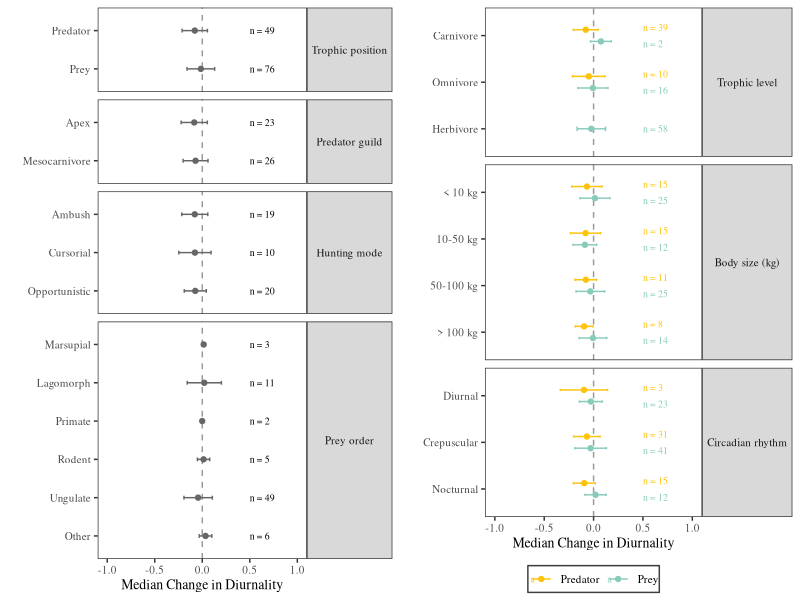

This figure's R source:
## ---- chunk 1
knitr::opts_chunk$set(echo = FALSE, message = FALSE, warning = FALSE)
## ---- chunk 2
library(tidyverse) #for manipulating data
library(here) #for setting reproducible working directory
library(cowplot) #for combining plot panels
## ---- chunk 3
# Import data
data_predator <- read_csv(here("data", "VanScoyoc_et_al_data.csv"), trim_ws = TRUE) %>% 
                 mutate(ID = paste0(reference, predator_common), #add unique ID
                        trophic_position = "Predator",
                        diurnal_shift = pr_high_D_AR - pr_low_D_AR) %>% #calculate activity shift
                 dplyr::select(ID, reference, trophic_position, diurnal_shift,
                               predator_guild,predator_hunting_mode,
                               trophic_level = predator_trophic_level, 
                               body_mass = predator_mass_category,
                               circadian_rhythm = predator_circadian_rhythm) %>% 
                 unique() #remove duplicate predators

data_prey <- read_csv(here("data", "VanScoyoc_et_al_data.csv"), trim_ws = TRUE) %>% 
                 mutate(ID = paste0(reference, prey_common), #add unique ID
                        trophic_position = "Prey",
                        diurnal_shift = py_high_D_AR - py_low_D_AR) %>% #calculate activity shift
                 dplyr::select(ID, reference, trophic_position, diurnal_shift,
                               prey_order, body_mass = prey_mass_category, 
                               trophic_level = prey_trophic_level, 
                               circadian_rhythm = prey_circadian_rhythm) %>% 
                 unique() #remove duplicate prey

data <- full_join(data_predator, data_prey) #49 predators, 76 prey
## ---- chunk 4
#calculate median values, standard deviation, and sample size for each functional trait 

trophic_position <- data %>% 
                group_by(type = trophic_position) %>% 
                summarise(med_val = median(diurnal_shift), sd = sd(diurnal_shift), n = n()) %>% 
                mutate(group = "Trophic position")

bodysize <- data %>% 
                group_by(type = body_mass, trophic_position) %>% 
                summarise(med_val = median(diurnal_shift), 
                          sd = sd(diurnal_shift), n = n()) %>% 
                mutate(group = "Body size (kg)")

trophic_level <- data %>% 
                group_by(type = trophic_level, trophic_position) %>% 
                summarise(med_val = median(diurnal_shift), 
                          sd = sd(diurnal_shift), n = n()) %>% 
                mutate(group = "Trophic level")

circadian_rhythm <- data %>% 
                group_by(type = circadian_rhythm, trophic_position) %>% 
                summarise(med_val = median(diurnal_shift), 
                          sd = sd(diurnal_shift), n = n()) %>% 
                mutate(group = "Circadian rhythm")

hunting_mode <- data %>% 
                group_by(type = predator_hunting_mode) %>% 
                drop_na(type) %>% #drop prey values
                summarise(med_val = median(diurnal_shift), 
                          sd = sd(diurnal_shift), n = n()) %>% 
                mutate(group = "Hunting mode")

predator_guild <- data %>% 
                group_by(type = predator_guild) %>% 
                drop_na(type) %>% #drop prey values
                summarise(med_val = median(diurnal_shift), 
                          sd = sd(diurnal_shift), n = n()) %>% 
                mutate(group = "Predator guild")

prey_order <- data %>% 
                group_by(type = prey_order) %>% 
                drop_na(type) %>% #drop predator values
                summarise(med_val = median(diurnal_shift), 
                          sd = sd(diurnal_shift), n = n()) %>% 
                mutate(group = "Prey order")
## ---- chunk 5
#calculate confidence intervals and order variables for plotting

functional_traits <- rbind(trophic_position, predator_guild, hunting_mode, prey_order) %>% 
                     mutate(ci_low = med_val - sd, 
                            ci_high = med_val + sd,
                            group = factor(group, levels = c("Trophic position", "Predator guild", 
                                                             "Hunting mode", "Prey order")),
                            type = factor(type, levels = c("Prey", "Predator", 
                                                           "Mesocarnivore","Apex", 
                                                           "Other", "Ungulate", "Rodent",
                                                           "Primate","Lagomorph", "Marsupial",
                                                           "Opportunistic","Cursorial", "Ambush")))

functional_traits2 <- rbind(trophic_level, bodysize, circadian_rhythm) %>% 
                     mutate(ci_low = med_val - sd, 
                            ci_high = med_val + sd,
                            group = factor(group, levels = c("Trophic level","Body size (kg)", 
                                                             "Circadian rhythm")),
                            type = factor(type, levels = c("Herbivore","Omnivore", "Carnivore",
                                                           "> 100 kg","50-100 kg", "10-50 kg","< 10 kg",                                                                     "Nocturnal","Crepuscular","Diurnal")))
## ---- chunk 6
#create plot panel without colors

fig_S1a <- ggplot(functional_traits, aes(y = type, x = med_val, xmin = ci_low, xmax = ci_high)) +
            geom_vline(xintercept=0, color="grey60",linetype="dashed") +
            geom_point(color = "grey40") +
            geom_errorbarh(height = .1,color = "grey40") +
            scale_x_continuous(limits=c(-1,1),breaks=c(-1.5,-1,-0.5,0,.5,1))+
            facet_grid(group ~ ., scales = "free", space = "free") +
            theme_bw() +
            xlab("Median Change in Diurnality") +
            ylab("") +
            theme(strip.text.y = element_text(angle = 0),
                  text=element_text(size=10, family="serif"), 
                    panel.grid.minor = element_blank(),
                    panel.grid.major = element_blank()) +
            geom_text(aes(x = 0.5, label = paste0("n = ", n)), family = "serif", size = 2.5, hjust = 0)
## ---- chunk 7
#create plot panel with colors

fig_S1b <- ggplot(functional_traits2, aes(y = type, x = med_val, 
                                          xmin = ci_low, xmax = ci_high, color = as.factor(trophic_position))) +
              geom_vline(xintercept=0, color="grey60",linetype="dashed") +
              geom_point(position=position_dodge(width= -.5)) +
              geom_errorbarh(height = .1, position=position_dodge(width=-.5)) +
              scale_color_manual(values = c("Predator" = "#FFC30B","Prey" = "#87CBBB")) +
              scale_x_continuous(limits=c(-1,1),breaks=c(-1.5,-1,-0.5,0,.5,1))+
              facet_grid(group ~ ., scales = "free", space = "free") +
              theme_bw() +
              xlab("Median Change in Diurnality") +
              ylab("") +
              theme(strip.text.y = element_text(angle = 0),
                    text=element_text(size=10, family="serif"), 
                    legend.title = element_blank(), 
                    legend.background = element_rect(fill = "#FFFFFF", color = "#3D3D3D"), 
                    legend.position = "bottom", 
                    legend.margin= margin(1,1,1,1), 
                    legend.key = element_rect(fill = "transparent", colour = "transparent"), 
                    panel.grid.minor = element_blank(),
                    panel.grid.major = element_blank()) +
              geom_text(aes(x = 0.5, label = paste0("n = ", n)), position = position_dodge(width = -.7), 
                        family = "serif", size = 2.5, hjust = 0)
## ---- chunk 8
# Plot both figures
fig_S1 <- cowplot::plot_grid(fig_S1a, fig_S1b)
fig_S1
#ggsave("figure_S1.png", figure2, height = 4, width = 6.5, units = "in", dpi = 600)
